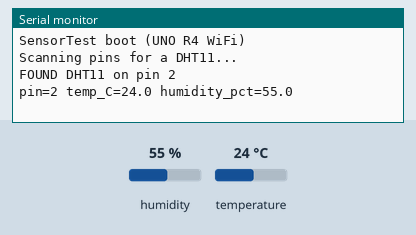
Simulated run of this sketch. Board: Arduino Uno, built with avr-gcc and run on an emulated ATmega328P. Parts: the last lines printed to the serial monitor. The inputs (shaded band) are chosen by the test bench; at power-on: humidity 55 %, temperature 24 °C.

Above: at 2.3 s.
2.4 s: humidity set to 22 %
At 4.2 s:
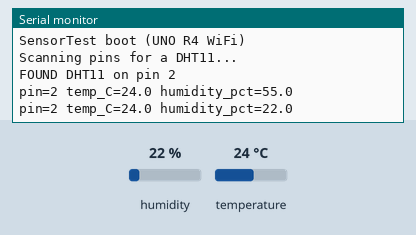
4.9 s: temperature set to 12 °C
At 6.6 s:
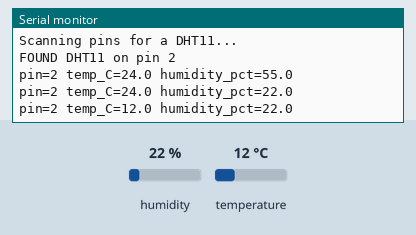
7.4 s: humidity set to 40 %
At 10.2 s:
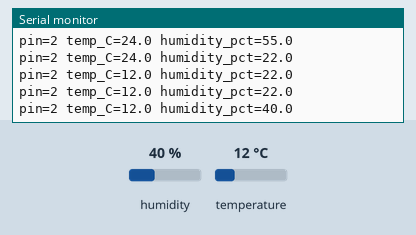
Timing chart, 0 to 11.7 s (numbered marks = the images above; inputs shaded):
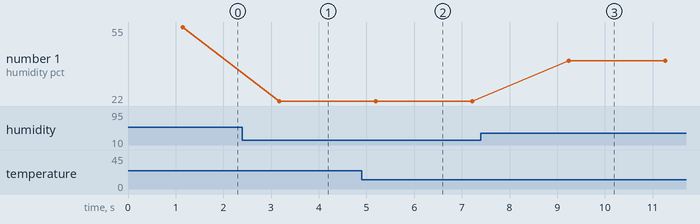

The sketch:

SensorTest.ino
```cpp
// SensorTest: finds a DHT11 on any free digital/analog pin, then prints readings.
// Read-only diagnostic. Serial @ 115200.
#include <DHT.h>

const uint8_t CANDIDATES[] = {2, 3, 4, 5, 6, 7, 8, 9, 10, 11, 12, 13, 1, 0,
                              A0, A1, A2, A3, A4, A5};
const uint8_t NCAND = sizeof(CANDIDATES) / sizeof(CANDIDATES[0]);

DHT *dht = nullptr;
int8_t foundPin = -1;

void scanForSensor() {
  Serial.println("Scanning pins for a DHT11...");
  for (uint8_t i = 0; i < NCAND; i++) {
    uint8_t pin = CANDIDATES[i];
    DHT probe(pin, DHT11);
    probe.begin();
    delay(1100);  // DHT11 needs >1s between reads
    float t = probe.readTemperature();
    float h = probe.readHumidity();
    if (!isnan(t) && !isnan(h)) {
      foundPin = pin;
      dht = new DHT(pin, DHT11);
      dht->begin();
      Serial.print("FOUND DHT11 on pin ");
      Serial.println(pin);
      return;
    }
  }
  Serial.println("No DHT11 responded on any pin. Check wiring/power.");
}

void setup() {
  Serial.begin(115200);
  unsigned long t0 = millis();
  while (!Serial && millis() - t0 < 3000) {}
  Serial.println("SensorTest boot (UNO R4 WiFi)");
  scanForSensor();
}

void loop() {
  if (dht == nullptr) {
    delay(5000);
    scanForSensor();
    return;
  }
  float t = dht->readTemperature();
  float h = dht->readHumidity();
  if (isnan(t) || isnan(h)) {
    Serial.println("read failed");
  } else {
    Serial.print("pin=");  Serial.print(foundPin);
    Serial.print(" temp_C="); Serial.print(t, 1);
    Serial.print(" humidity_pct="); Serial.println(h, 1);
  }
  delay(2000);
}
```

Measured:
- after the input at 2.4 s, the serial monitor: prints a new line after 0.77 s (image 1)
- after the input at 4.9 s, the serial monitor: prints a new line after 0.30 s (image 2)
- after the input at 7.4 s, the serial monitor: prints a new line after 1.8 s (image 3)
- plotted number 1: 55 → 22 after the input at 2.4 s, 22 → 40 after the input at 7.4 s
